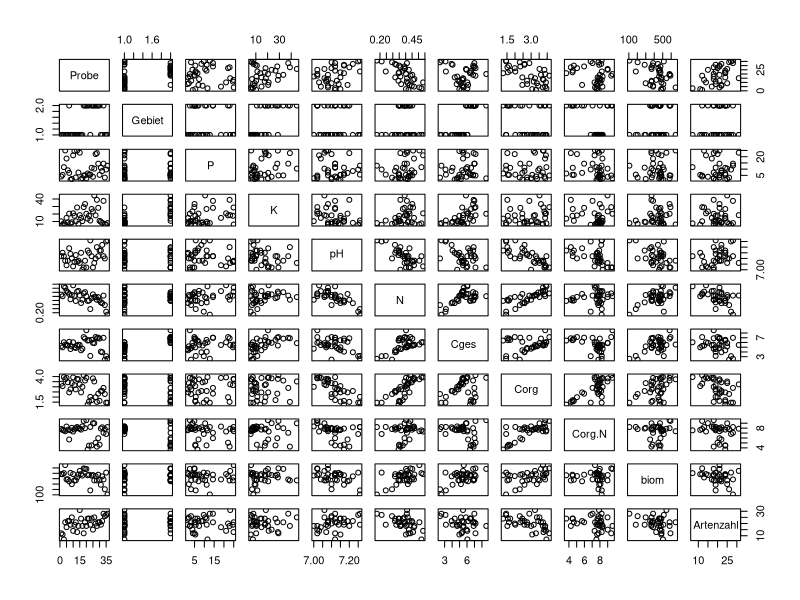
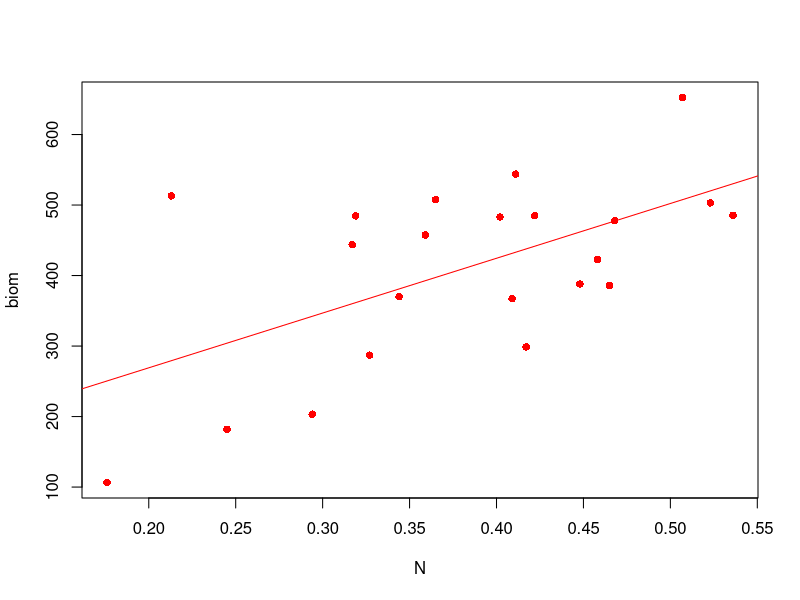
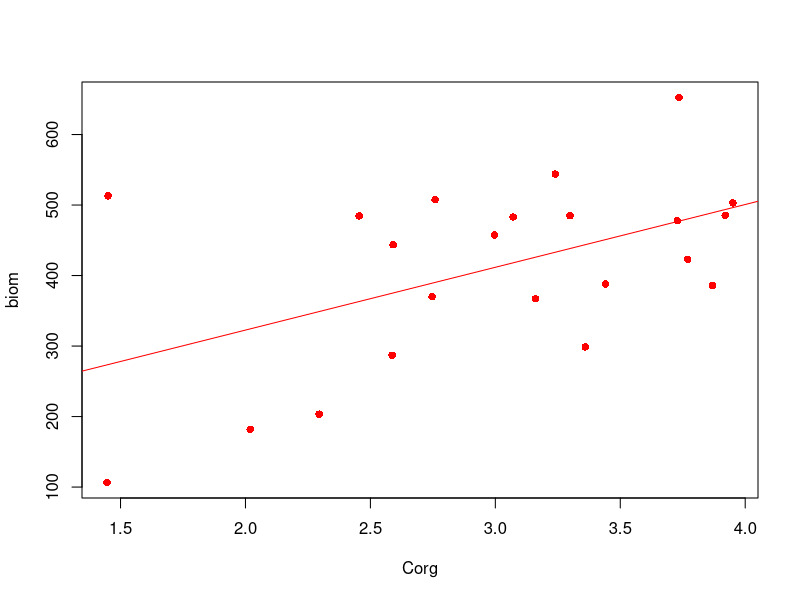
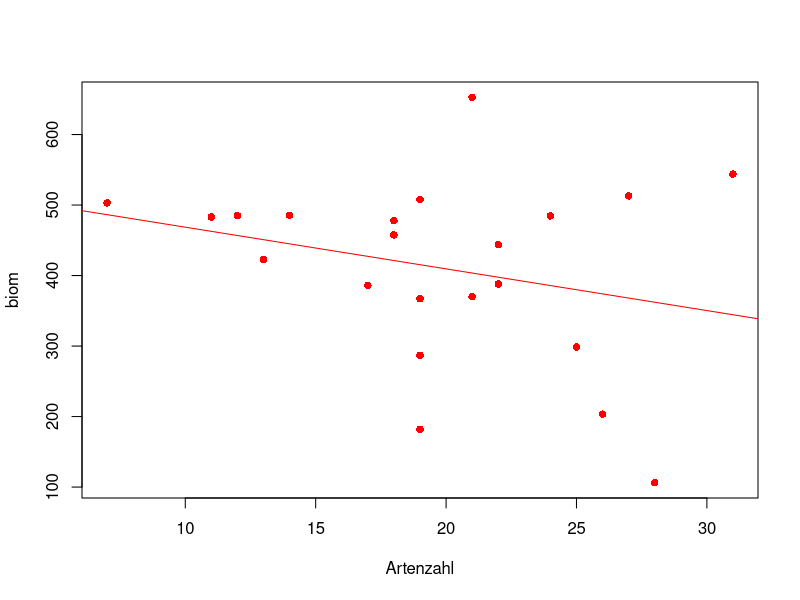
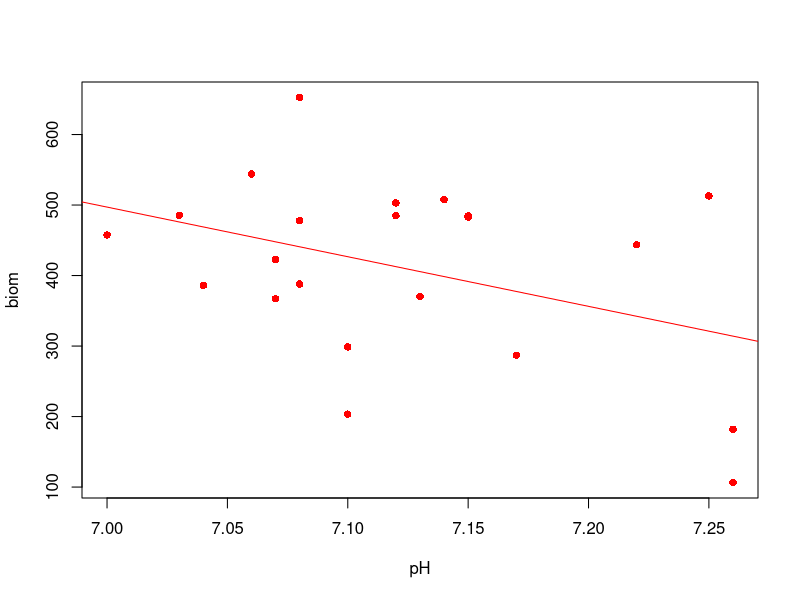
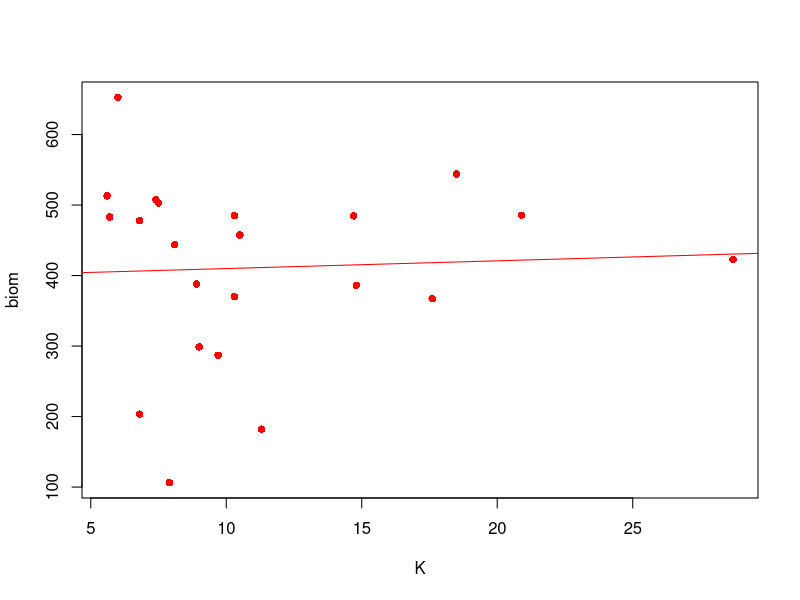
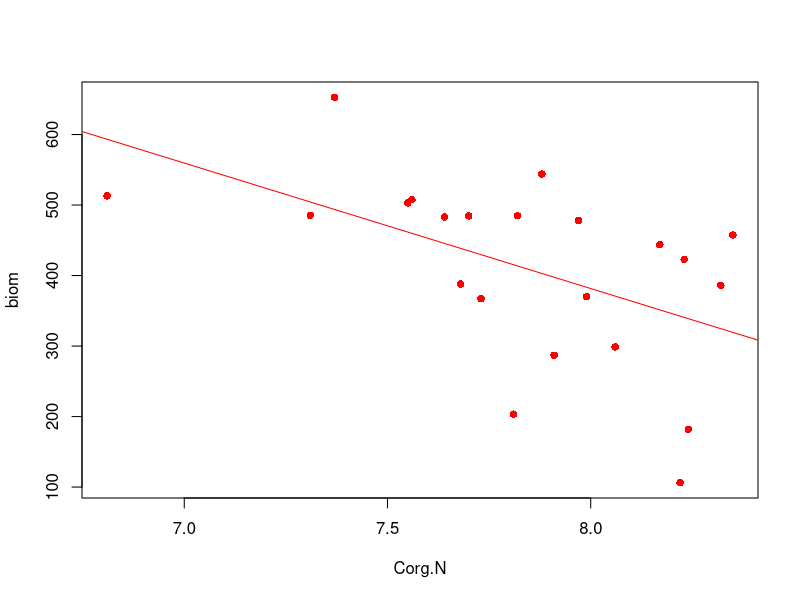
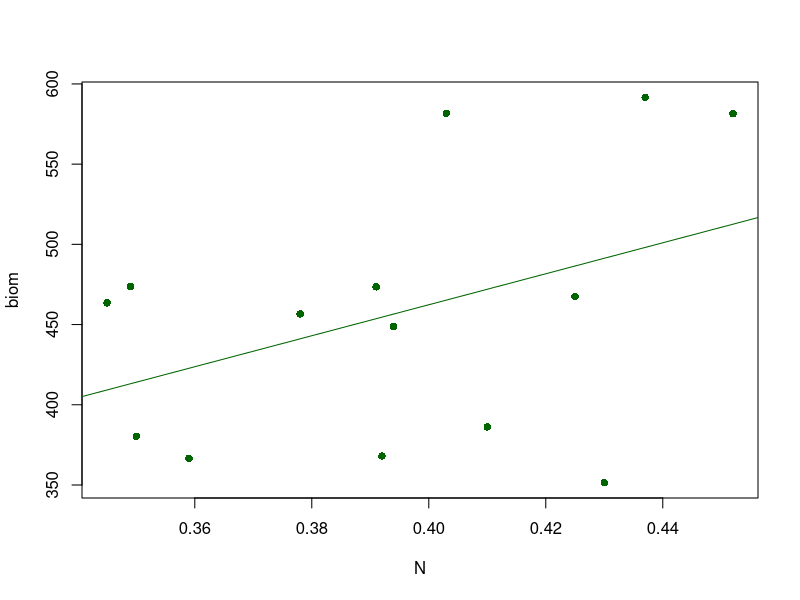

Generate these figures, in order, with R: (Note: this script raises an error after producing the figures.)
################
# Datenset laden
################
set.seed(22)
data.all <- read.csv("frischwiesen.csv", sep = ";")
data.Ilmtal <- data.all[data.all$Gebiet == "Ilmtal", ]
data.Saaletal <- data.all[data.all$Gebiet == "Saaletal", ]

####################################################
# 1. Leiten Sie zuna??chst getrennt fu??r das Saaletal
# und das Ilmtal geeignete lineare Modelle zur 
# Prognose der Biomasseproduktion her.
####################################################

# Visualisieren der Variablen im Verh?ltnis:
plot(data.all)
# Jede Variable gegeneinander Plotten,
# vielversprechende Kombinationen selektieren.

##############
### Ilmtal ###
##############
model_ilm_N <- lm(biom~1+N, data = data.Ilmtal) # biomasse ~ Stickstoff
model_ilm_Corg <- lm(biom~1+Corg, data = data.Ilmtal) # biomasse ~Kohlenstoff
model_ilm_Artenzahl <- lm(biom~1+Artenzahl, data = data.Ilmtal) # biomasse ~ Artenzahl
model_ilm_pH <- lm(biom~1+pH, data = data.Ilmtal) # biomasse ~ pH
model_ilm_K <- lm(biom~1+K, data = data.Ilmtal) # biomasse ~ Kalium
model_ilm_Corg.N <- lm(biom~1+Corg.N, data = data.Ilmtal) # biomasse ~ Kohlenstoff/Stickstoff


# biomasse ~ Stickstoff
plot(biom~N, data = data.Ilmtal, col = "red", pch=16) 
abline(model_ilm_N, col = "red")

# biomasse ~Kohlenstoff
plot(biom~Corg, data = data.Ilmtal, col = "red", pch=16)
abline(model_ilm_Corg, col = "red")

# biomasse ~ Artenzahl
plot(biom~Artenzahl, data = data.Ilmtal, col = "red", pch=16)
abline(model_ilm_Artenzahl, col = "red")

# biomasse ~ pH
plot(biom~pH, data = data.Ilmtal, col = "red", pch=16)
abline(model_ilm_pH, col = "red")

# biomasse ~ Kalium
plot(biom~K, data = data.Ilmtal, col = "red", pch=16)
abline(model_ilm_K, col = "red")

# biomasse ~ Corg.N
plot(biom~Corg.N, data = data.Ilmtal, col = "red", pch=16)
abline(model_ilm_Corg.N, col = "red")


################
### Saaletal ###
################
model_saale_N <- lm(biom~1+N, data = data.Saaletal) # biomasse ~ Stickstoff
model_saale_Corg <- lm(biom~1+Corg, data = data.Saaletal) # biomasse ~Kohlenstoff
model_saale_Artenzahl <- lm(biom~1+Artenzahl, data = data.Saaletal) # biomasse ~ Artenzahl
model_saale_pH <- lm(biom~1+pH, data = data.Saaletal) # biomasse ~ pH
model_saale_K <- lm(biom~1+K, data = data.Saaletal) # biomasse ~ Kalium
model_ilm_Corg.N <- lm(biom~1+Corg.N, data = data.Saaletal) # biomasse ~ Kohlenstoff/Stickstoff

# biomasse ~ Stickstoff
plot(biom~N, data = data.Saaletal, col = "darkgreen", pch=16)
abline(model_saale_N, col = "darkgreen")

# biomasse ~Kohlenstoff
plot(biom~Corg, data = data.Saaletal, col = "darkgreen", pch=16)
abline(model_saale_Corg, col = "darkgreen")

# biomasse ~ Artenzahl
plot(biom~Artenzahl, data = data.Saaletal, col = "darkgreen", pch=16)
abline(model_saale_Artenzahl, col = "darkgreen")

# biomasse ~ pH
plot(biom~pH, data = data.Saaletal, col = "darkgreen", pch=16)
abline(model_saale_pH, col = "darkgreen")

# biomasse ~ Kalium
plot(biom~K, data = data.Saaletal, col = "darkgreen", pch=16)
abline(model_saale_K, col = "darkgreen")

# biomasse ~ Corg.N
plot(biom~Corg.N, data = data.Saaletal, col = "darkgreen", pch=16)
abline(model_saale_Corg.N, col = "darkgreen")


#########################
### Kombinierte Plots ###
#########################
ylow <- 0

# biomasse ~ Stickstoff
model_all_N <- lm(biom~1+N, data = data.all)
plot(biom~N, data = data.Saaletal, col = "darkgreen", pch=16, ylim=c(ylow,600), xlim=c(0.1,0.6))
par(new=TRUE)
plot(biom~N, data = data.Ilmtal, col = "red", pch=16, ann=FALSE, axes=FALSE, ylim=c(ylow,600), xlim=c(0.1,0.6))
abline(model_saale_N, col = "darkgreen")
abline(model_ilm_N, col = "red")
abline(model_all_N, col = "black", lwd=2)

# biomasse ~ Kohlenstoff
model_all_Corg <- lm(biom~1+Corg, data = data.all)
plot(biom~Corg, data = data.Saaletal, col = "darkgreen", pch=16, ylim=c(ylow,600), xlim=c(1,4.5))
par(new=TRUE)
plot(biom~Corg, data = data.Ilmtal, col = "red", pch=16, ann=FALSE, axes=FALSE, ylim=c(ylow,600), xlim=c(1,4.5))
abline(model_ilm_Corg, col = "red")
abline(model_saale_Corg, col = "darkgreen")
abline(model_all_Corg, col = "black", lwd=2)

# biomasse ~ Artenzahl
model_all_Artenzahl <- lm(biom~1+Artenzahl, data = data.all)
plot(biom~Artenzahl, data = data.Saaletal, col = "darkgreen", pch=16,  ylim=c(ylow,600), xlim=c(7,31))
par(new=TRUE)
plot(biom~Artenzahl, data = data.Ilmtal, col = "red", pch=16, ylim=c(ylow,600), xlim=c(7,31))
abline(model_saale_Artenzahl, col = "darkgreen")
abline(model_ilm_Artenzahl, col = "red")
abline(model_all_Artenzahl, col = "black", lwd=2)

# biomasse ~ pH
model_all_pH <- lm(biom~1+pH, data = data.all)
plot(biom~pH, data = data.Saaletal, col = "darkgreen", pch=16, ylim=c(ylow,600), xlim=c(7,7.26))
par(new=TRUE)
plot(biom~pH, data = data.Ilmtal, col = "red", pch=16, ylim=c(ylow,600), xlim=c(7,7.26))
abline(model_saale_pH, col = "darkgreen")
abline(model_ilm_pH, col = "red")
abline(model_all_pH, col = "black", lwd=2)

# biomasse ~ Kalium
model_all_K <- lm(biom~1+K, data = data.all)
plot(biom~K, data = data.Saaletal, col = "darkgreen", pch=16, ylim=c(ylow,600), xlim=c(5.6, 44.8))
par(new=TRUE)
plot(biom~K, data = data.Ilmtal, col = "red", pch=16, ylim=c(ylow,600), xlim=c(5.6, 44.8))
abline(model_ilm_K, col = "red")
abline(model_saale_K, col = "darkgreen")
abline(model_all_K, col = "black", lwd=2)

#min(data.all$K)
#max(data.all$K)

###################################################
# Model Selection basierend auf Beobachtungen
###################################################
model_ILM <- lm(biom~1+N+Corg+Artenzahl)


####################################################
# 2. Analysieren Sie dann beide Teildatensa??tze gemeinsam
# und untersuchen Sie insbesondere das Vorliegen von 
# Wechselwirkungen, d.h. unterschiedliche quantitative 
# Effekte der Einflussgro???en in den beiden Untersuchungsgebieten.
####################################################



